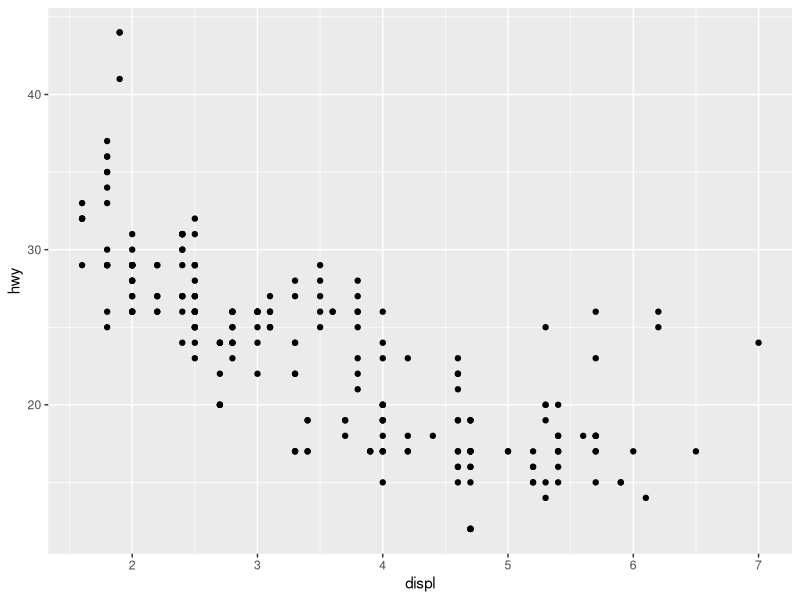
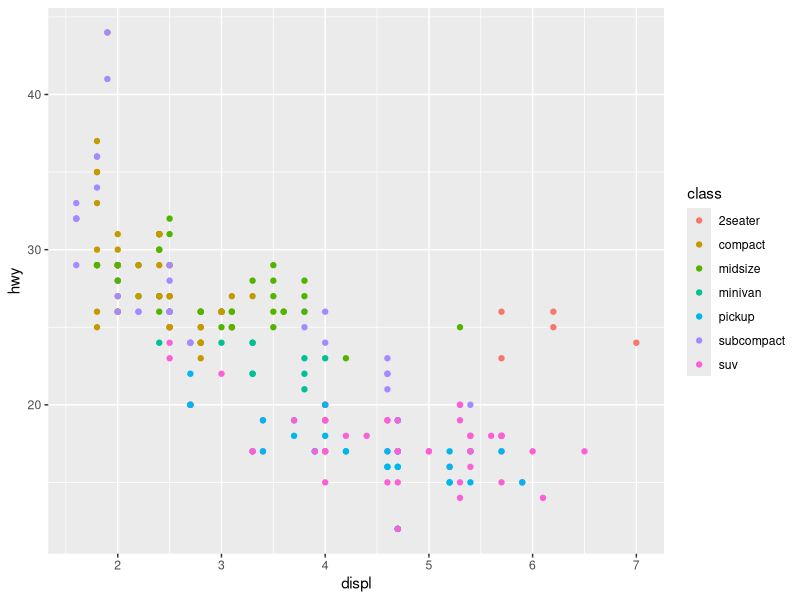
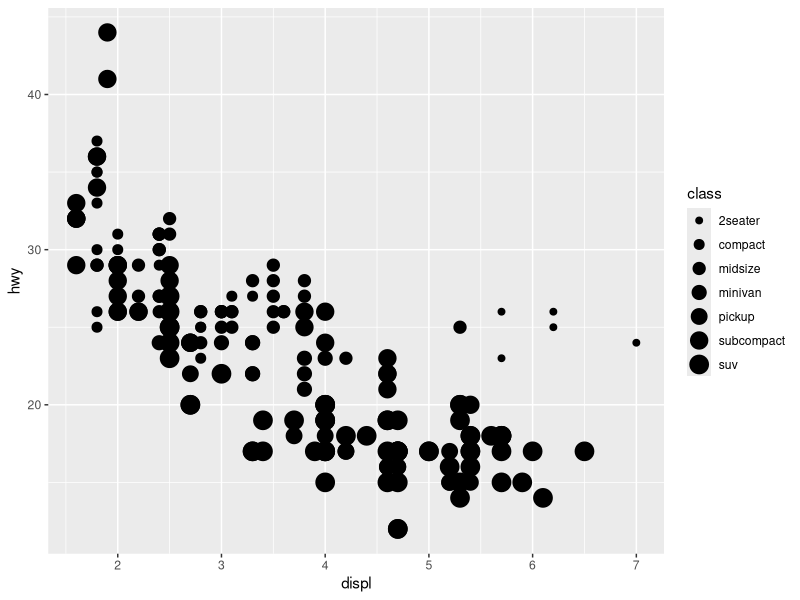
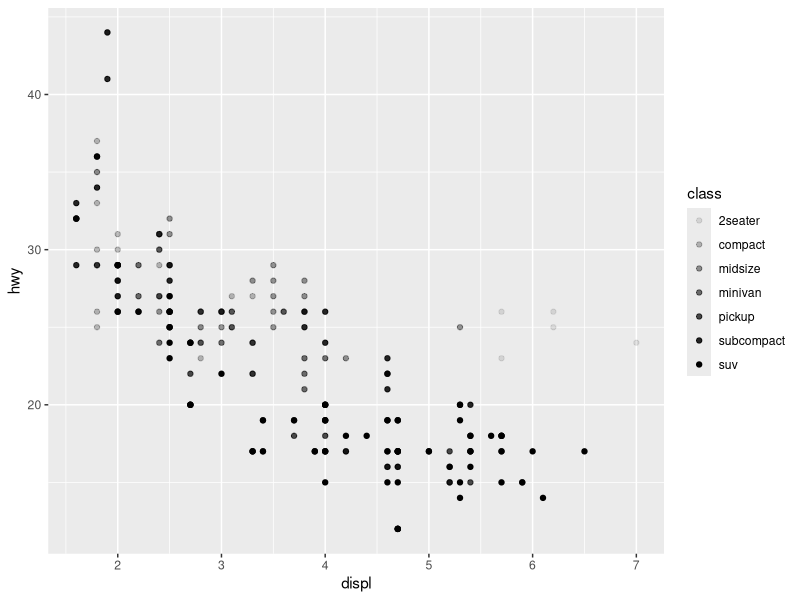
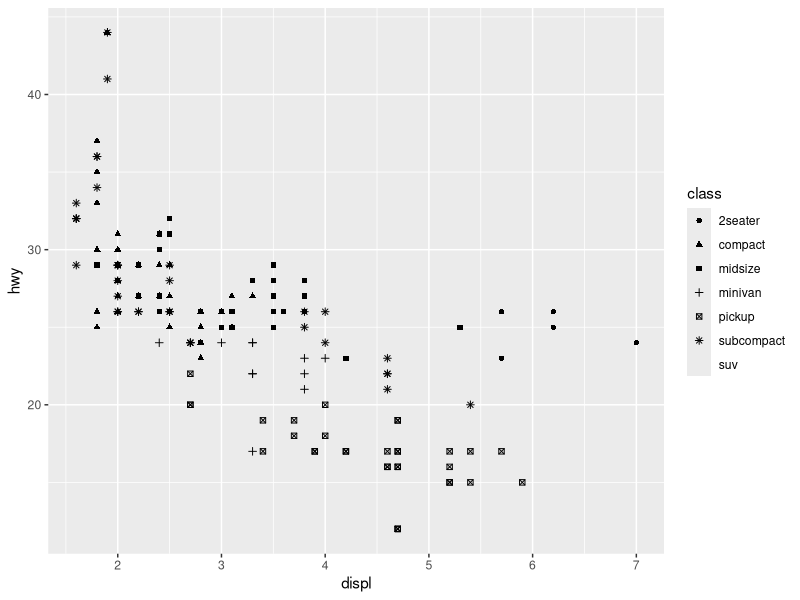
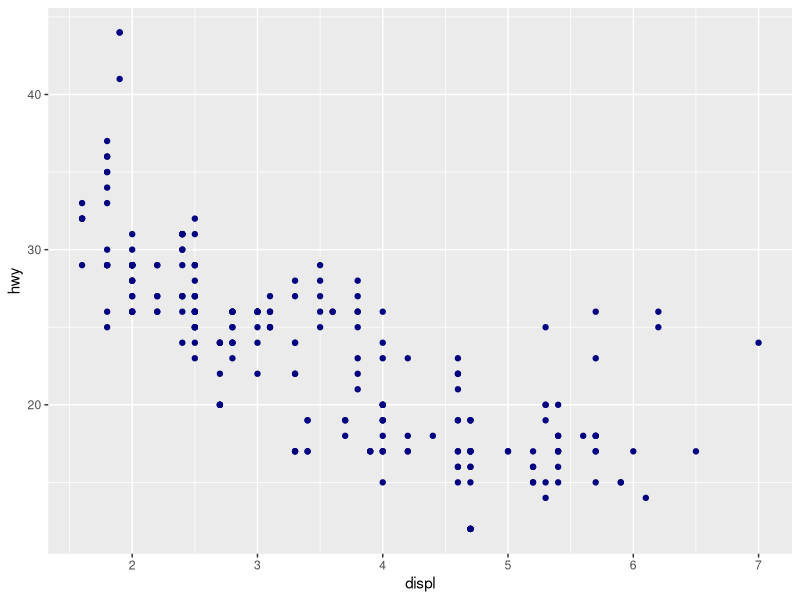

Write the R code that produced these figures, in order.
# John Tukey 
# “The simple graph has brought more information to the data analyst’s mind than any other device.” 

# Load the library
library(tidyverse)

# If we need to be explicit about where a function (or dataset) comes from, we’ll use the special 
# form package::function(). For example, ggplot2::ggplot() tells you explicitly that we’re using 
# the ggplot() function from the ggplot2 package. 
 
# Let’s use our first graph to answer a question: Do cars with big engines use more fuel than cars 
# with small engines? 
 
# You probably already have an answer, but try to make your answer precise. What does the relationship 
# between engine size and fuel efficiency look like? Is it positive? Negative? Linear? Nonlinear?
 
# You can test your answer with the mpg data frame found in ggplot2 (aka ggplot2::mpg). 
# A data frame is a rectangular collection of variables (in the columns) and observations (in the rows). 
# mpg contains observations collected by the US Environmental Protection Agency on 38 models of car.
 
mpg

# Getting help with the data
?mpg

# Creating a ggplot

# To plot mpg, run this code to put displ on the x-axis and hwy on the y-axis:

ggplot(data = mpg) + 
  geom_point(mapping = aes(x = displ, y = hwy))

# The plot shows a negative relationship between engine size (displ) and fuel efficiency (hwy). 
# In other words, cars with big engines use more fuel. Does this confirm or refute your hypothesis 
# about fuel efficiency and engine size?

# With ggplot2, you begin a plot with the function ggplot(). ggplot() creates a coordinate system 
# that you can add layers to. 

# The first argument of ggplot() is the dataset to use in the graph. 
# So ggplot(data = mpg) creates an empty graph, but it’s not very interesting.

# You complete your graph by adding one or more layers to ggplot(). 
# The function geom_point() adds a layer of points to your plot, which creates a scatterplot. 
# ggplot2 comes with many geom functions that each add a different type of layer to a plot. 
# Each geom function in ggplot2 takes a mapping argument. This defines how variables in your 
# dataset are mapped to visual properties. 

# The mapping argument is always paired with aes(), and the x and y arguments of aes() 
# specify which variables to map to the x and y axes. 
# ggplot2 looks for the mapped variables in the data argument, in this case, mpg.

# ggplot template
# Let’s turn this code into a reusable template for making graphs with ggplot2. 
# To make a graph, replace the bracketed sections in the code below with a dataset, 
# a geom function, or a collection of mappings.

# ggplot(data = <DATA>) + 
#  <GEOM_FUNCTION>(mapping = aes(<MAPPINGS>))

#  3.3 Aesthetic mappings

# “The greatest value of a picture is when it forces us to notice what we never expected to see.” — John Tukey

# In the plot below, one group of points (highlighted in red) seems to fall outside of the linear trend. 
# These cars have a higher mileage than you might expect. How can you explain these cars?
# Let’s hypothesize that the cars are hybrids. One way to test this hypothesis is to look at the class value for each 
# car. The class variable of the mpg dataset classifies cars into groups such as compact, midsize, and SUV. 
# If the outlying points are hybrids, they should be classified as compact cars or, perhaps, subcompact 
# cars (keep in mind that this data was collected before hybrid trucks and SUVs became popular).

# You can add a third variable, like class, to a two dimensional scatterplot by mapping it to an aesthetic. 
# An aesthetic is a visual property of the objects in your plot. Aesthetics include things like the size, 
# the shape, or the color of your points. You can display a point (like the one below) in different ways 
# by changing the values of its aesthetic properties. Since we already use the word “value” to describe data, 
# let’s use the word “level” to describe aesthetic properties. Here we change the levels of a point’s size, 
# shape, and color to make the point small, triangular, or blue:
# You can convey information about your data by mapping the aesthetics in your plot to the variables in 
# your dataset. For example, you can map the colors of your points to the class variable to reveal the 
# class of each car.

ggplot(data = mpg) + 
  geom_point(mapping = aes(x = displ, y = hwy, color = class))

# To map an aesthetic to a variable, associate the name of the aesthetic to the name of the variable 
# inside aes(). ggplot2 will automatically assign a unique level of the aesthetic (here a unique color) 
# to each unique value of the variable, a process known as scaling. ggplot2 will also add a legend that 
# explains which levels correspond to which values.

# The colors reveal that many of the unusual points are two-seater cars. These cars don’t seem like hybrids, 
# and are, in fact, sports cars! Sports cars have large engines like SUVs and pickup trucks, but small bodies 
# like midsize and compact cars, which improves their gas mileage. In hindsight, these cars were unlikely to be 
# hybrids since they have large engines.

# In the above example, we mapped class to the color aesthetic, but we could have mapped class to the size 
# aesthetic in the same way. In this case, the exact size of each point would reveal its class affiliation. 
# We get a warning here, because mapping an unordered variable (class) to an ordered aesthetic (size) is 
# not a good idea.

ggplot(data = mpg) + 
  geom_point(mapping = aes(x = displ, y = hwy, size = class))

# Or we could have mapped class to the alpha aesthetic, which controls the transparency of the points, or to the shape aesthetic, which controls the shape of the points.

# Left
ggplot(data = mpg) + 
  geom_point(mapping = aes(x = displ, y = hwy, alpha = class))

# Right
ggplot(data = mpg) + 
  geom_point(mapping = aes(x = displ, y = hwy, shape = class))

# You can also set the aesthetic properties of your geom manually. For example, we can make all of the points in our plot blue:
ggplot(data = mpg) + 
  geom_point(mapping = aes(x = displ, y = hwy), color = "navyblue")

# 3.5 Facets






